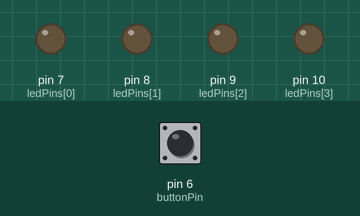
Recording of a sketch running on a simulated Arduino Uno, built with avr-gcc and run on an emulated ATmega328P. On the bench: output pins drawn as LEDs (lit = HIGH). Dashed ring = blinking. Inputs (shaded band) come from the test bench; at power-on: pin 6 (buttonPin) HIGH. Random numbers use the default seed unless the sketch sets one.

Above: at 1.2 s.
1.3 s: pin 6 (buttonPin) pulled LOW for 0.15 s
At 4.1 s:
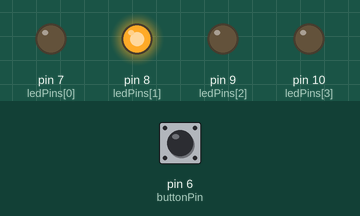
4.3 s: pin 6 (buttonPin) pulled LOW for 1 s
At 7.2 s:
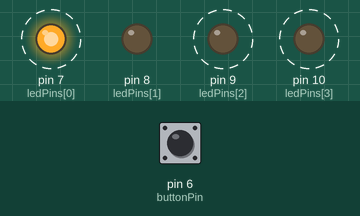
7.3 s: pin 6 (buttonPin) pulled LOW for 3.2 s
At 11.3 s:
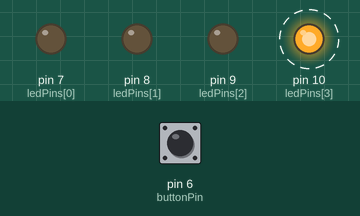
Timing chart, 0 to 13.7 s (numbered marks = the images above; inputs shaded):
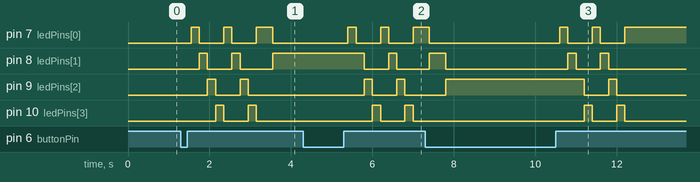

Measured:
- after the input at 1.3 s, pin 7 (ledPins[0]): goes HIGH 0.20 s, LOW 0.60 s, HIGH 0.20 s, LOW 0.60 s, HIGH 0.40 s, then LOW, starting after 0.25 s; pin 8 (ledPins[1]): goes HIGH 0.20 s, LOW 0.60 s, HIGH 0.20 s, LOW 0.80 s, then HIGH, starting after 0.45 s
- after the input at 4.3 s, pin 7 (ledPins[0]): alternates HIGH for 0.20 s and LOW for 0.60 s, starting after 1.1 s; pin 8 (ledPins[1]): HIGH → LOW after 1.5 s, → HIGH 0.60 s later, → LOW 0.20 s later
- after the input at 7.3 s, pin 10 (ledPins[3]): alternates HIGH for 0.20 s and LOW for 0.60 s, 4 changes in all, then stays LOW, starting after 3.9 s

The sketch:

index.ino
```cpp
int buttonPin = 6;
int ledPins[] = {7, 8, 9, 10};
int numLEDs = 4;

void setup() {
  pinMode(buttonPin, INPUT_PULLUP);
  for (int i = 0; i < numLEDs; i++) {
    pinMode(ledPins[i], OUTPUT);
  }
}

void loop() {
  if (digitalRead(buttonPin) == LOW) {
    delay(100); // Debounce
    while (digitalRead(buttonPin) == LOW) {}
    delay(100); // Espera adicional para evitar múltiples detecciones
    executeEffect();
  }
}

void executeEffect() {
  int delaytime = 200;
  int stopRepeats = 3;
  int stopLED = -1;
  for (int repeat = 0; repeat < stopRepeats; repeat++) {
    if (repeat == 2) {
      delaytime = 400;
    }

    for (int i = 0; i < numLEDs; i++) {

      digitalWrite(ledPins[i], HIGH);

      delay(delaytime);

      digitalWrite(ledPins[i], LOW);

      if (repeat == stopRepeats - 1 && i == stopLED) {
        digitalWrite(ledPins[stopLED], HIGH);
        return;
      }
    }
    stopLED = random(0, numLEDs);
  }
}
```
